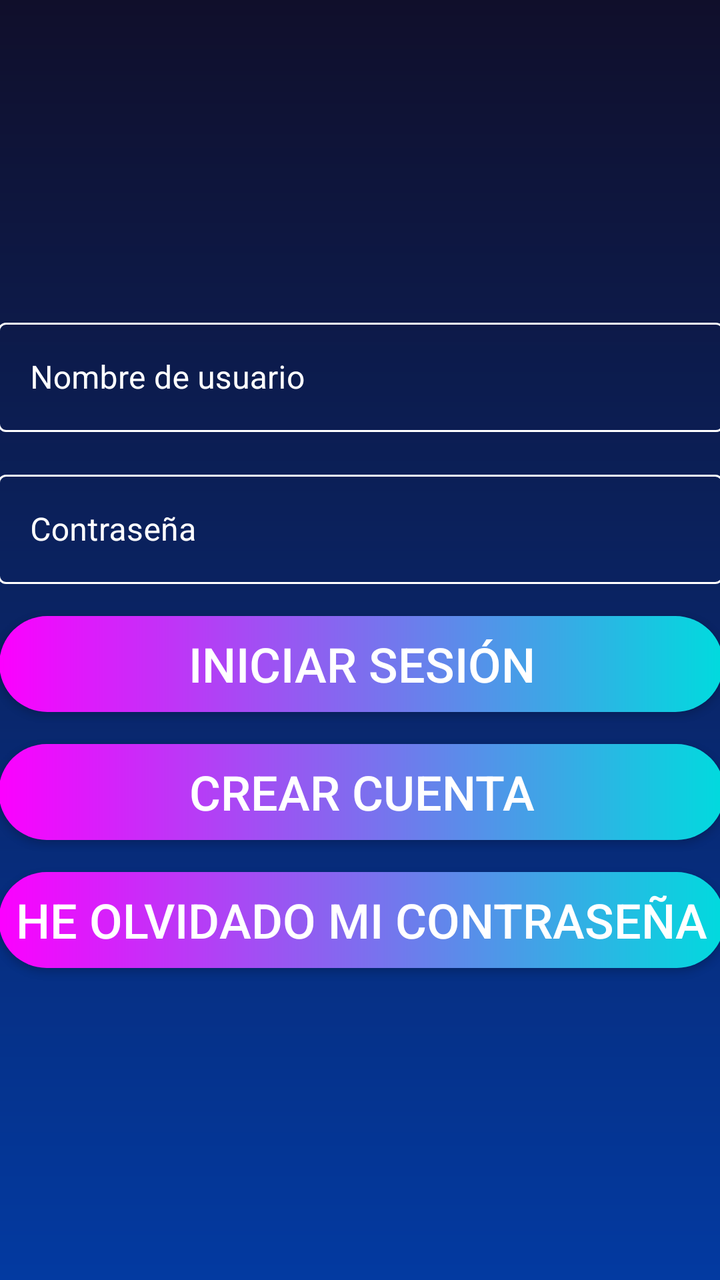
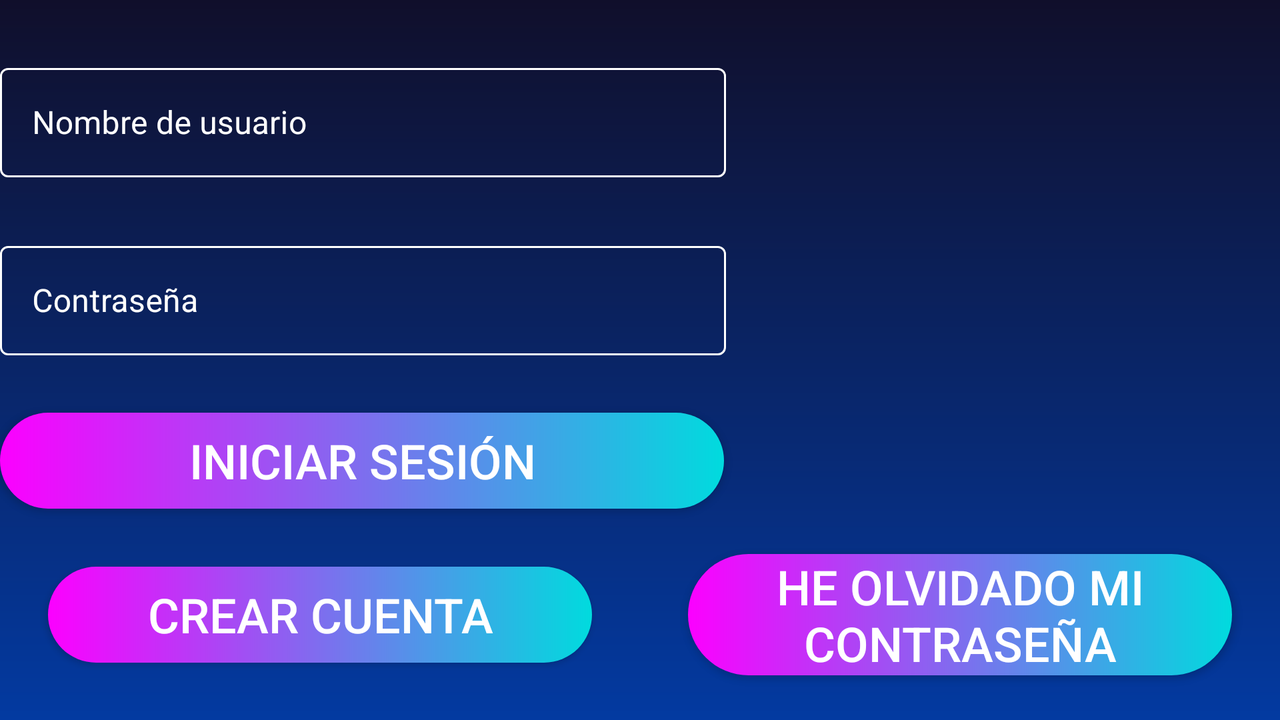

An Android layout and its configuration variant, each rendered on a device that would load it. The default file and the variant file are quoted in full after the pictures.
<!-- AndroidManifest.xml: application theme Theme.MiraVereda -->
<!-- res/layout/activity_iniciar_sesion.xml -->
<?xml version="1.0" encoding="utf-8"?>
<androidx.constraintlayout.widget.ConstraintLayout xmlns:android="http://schemas.android.com/apk/res/android"
    xmlns:app="http://schemas.android.com/apk/res-auto"
    xmlns:tools="http://schemas.android.com/tools"
    android:layout_width="match_parent"
    android:layout_height="match_parent"
    android:background="@drawable/fondo">

    <com.google.android.material.textfield.TextInputLayout
        android:id="@+id/layoutUsuario"
        style="@style/Widget.MaterialComponents.TextInputLayout.OutlinedBox.Dense"
        android:layout_width="363dp"
        android:layout_height="60dp"
        android:layout_marginStart="24dp"
        android:layout_marginEnd="24dp"
        android:layout_marginBottom="8dp"
        android:textColorHint="@color/white"
        app:boxStrokeColor="@color/white"
        app:counterTextColor="@color/white"
        app:helperTextTextColor="@color/white"
        app:hintTextColor="@color/white"
        app:layout_constraintBottom_toTopOf="@+id/layoutContrasenya"
        app:layout_constraintEnd_toEndOf="parent"
        app:layout_constraintStart_toStartOf="parent"
        app:layout_constraintTop_toTopOf="parent"
        app:layout_constraintVertical_chainStyle="packed"
        app:placeholderTextColor="@color/white"
        app:prefixTextColor="@color/white"
        app:suffixTextColor="@color/white">

        <com.google.android.material.textfield.TextInputEditText
            android:id="@+id/editTextUsuario"
            android:layout_width="match_parent"
            android:layout_height="match_parent"
            android:drawableLeft="@drawable/icono_usuario_blanco"
            android:hint="Nombre de usuario"
            android:textColor="@color/white"
            android:textSize="16sp" />
    </com.google.android.material.textfield.TextInputLayout>

    <com.google.android.material.textfield.TextInputLayout
        android:id="@+id/layoutContrasenya"
        style="@style/Widget.MaterialComponents.TextInputLayout.OutlinedBox"
        android:layout_width="0dp"
        android:layout_height="60dp"
        android:layout_marginTop="8dp"
        android:layout_marginBottom="8dp"
        android:textColorHint="@color/white"
        app:boxStrokeColor="@color/white"
        app:counterTextColor="@color/white"
        app:helperTextTextColor="@color/white"
        app:hintTextColor="@color/white"
        app:layout_constraintBottom_toTopOf="@+id/buttonIniciarSesion"
        app:layout_constraintEnd_toEndOf="@+id/layoutUsuario"
        app:layout_constraintStart_toStartOf="@+id/layoutUsuario"
        app:layout_constraintTop_toBottomOf="@+id/layoutUsuario"
        app:placeholderTextColor="@color/white"
        app:prefixTextColor="@color/white"
        app:suffixTextColor="@color/white">

        <com.google.android.material.textfield.TextInputEditText
            android:id="@+id/editTextContrasenya"
            android:layout_width="match_parent"
            android:layout_height="match_parent"
            android:drawableLeft="@drawable/icono_contrasenya_blanco"
            android:hint="Contraseña"
            android:inputType="textPassword"
            android:textColor="@color/white"
            android:textSize="16sp" />
    </com.google.android.material.textfield.TextInputLayout>

    <Button
        android:id="@+id/buttonIniciarSesion"
        android:layout_width="362dp"
        android:layout_height="wrap_content"
        android:layout_marginTop="8dp"
        android:layout_marginBottom="8dp"
        android:background="@drawable/boton_custom"
        android:text="Iniciar sesión"
        android:textColor="#FFFFFF"
        android:textSize="24sp"
        app:layout_constraintBottom_toTopOf="@+id/buttonCrearCuenta"
        app:layout_constraintEnd_toEndOf="@+id/layoutContrasenya"
        app:layout_constraintStart_toStartOf="@+id/layoutContrasenya"
        app:layout_constraintTop_toBottomOf="@+id/layoutContrasenya" />


    <Button
        android:id="@+id/buttonCrearCuenta"
        android:layout_width="363dp"
        android:layout_height="wrap_content"
        android:layout_marginTop="8dp"
        android:layout_marginBottom="8dp"
        android:background="@drawable/boton_custom"
        android:text="Crear cuenta"
        android:textColor="#FFFFFF"
        android:textSize="24sp"
        app:layout_constraintBottom_toTopOf="@+id/buttonReiniciarContrasenya"
        app:layout_constraintEnd_toEndOf="@+id/buttonIniciarSesion"
        app:layout_constraintStart_toStartOf="@+id/buttonIniciarSesion"
        app:layout_constraintTop_toBottomOf="@+id/buttonIniciarSesion"
        app:shapeAppearance="@style/CardView" />
    />

    <Button
        android:id="@+id/buttonReiniciarContrasenya"
        android:layout_width="363dp"
        android:layout_height="wrap_content"
        android:layout_marginTop="8dp"
        android:background="@drawable/boton_custom"
        android:text="He olvidado mi contraseña"
        android:textColor="#FFFFFF"
        android:textSize="24sp"
        app:layout_constraintBottom_toBottomOf="parent"
        app:layout_constraintEnd_toEndOf="@+id/buttonCrearCuenta"
        app:layout_constraintStart_toStartOf="@+id/buttonCrearCuenta"
        app:layout_constraintTop_toBottomOf="@+id/buttonCrearCuenta"
        app:shapeAppearance="@style/CardView" />


</androidx.constraintlayout.widget.ConstraintLayout>
<!-- resources referenced by this layout -->
<resources>
  <color name="white">#FFFFFFFF</color>
  <!-- drawable boton_custom (drawable) -->
  <?xml version="1.0" encoding="utf-8"?>
  <shape xmlns:android="http://schemas.android.com/apk/res/android" android:shape="rectangle">
      <gradient android:startColor="#fc00ff" android:endColor="#00dbde" android:type="linear"/>
      <corners android:radius="50dp"/>
  </shape>
  <!-- drawable fondo (drawable) -->
  <?xml version="1.0" encoding="utf-8"?>
  <shape xmlns:android="http://schemas.android.com/apk/res/android" android:shape="rectangle">
      <gradient android:startColor="#100f2b" android:endColor="#033aa1" android:type="linear" android:angle="270"/>
  </shape>
  <style name="Theme.MiraVereda" parent="Theme.MaterialComponents.DayNight.NoActionBar.Bridge">
          
          <item name="colorPrimary">@color/black</item>
          <item name="colorPrimaryVariant">@color/black</item>
          <item name="colorOnPrimary">@color/black</item>
          
          <item name="colorSecondary">@color/black</item>
          <item name="colorSecondaryVariant">@color/black</item>
          <item name="colorOnSecondary">@color/black</item>
          
          <item name="android:statusBarColor">?attr/colorPrimaryVariant</item>
          <item name="android:navigationBarColor">?attr/colorPrimaryVariant</item>
          
      </style>
  <color name="black">#000000</color>
</resources>
<!-- res/layout-land/activity_iniciar_sesion.xml (the repository's variant of the layout above) -->
<!-- drawn on the phone turned sideways -->
<?xml version="1.0" encoding="utf-8"?>
<androidx.constraintlayout.widget.ConstraintLayout xmlns:android="http://schemas.android.com/apk/res/android"
    xmlns:app="http://schemas.android.com/apk/res-auto"
    xmlns:tools="http://schemas.android.com/tools"
    android:layout_width="match_parent"
    android:layout_height="match_parent"
    android:background="@drawable/fondo">

    <com.google.android.material.textfield.TextInputLayout
        android:id="@+id/layoutUsuario"
        style="@style/Widget.MaterialComponents.TextInputLayout.OutlinedBox.Dense"
        android:layout_width="363dp"
        android:layout_height="60dp"
        android:textColorHint="@color/white"
        app:boxStrokeColor="@color/white"
        app:counterTextColor="@color/white"
        app:helperTextTextColor="@color/white"
        app:hintTextColor="@color/white"
        app:layout_constraintBottom_toTopOf="@+id/layoutContrasenya"
        app:layout_constraintTop_toTopOf="parent"
        app:placeholderTextColor="@color/white"
        app:prefixTextColor="@color/white"
        app:suffixTextColor="@color/white"
        tools:layout_editor_absoluteX="184dp">

        <com.google.android.material.textfield.TextInputEditText
            android:id="@+id/editTextUsuario"
            android:layout_width="match_parent"
            android:layout_height="match_parent"
            android:drawableLeft="@drawable/icono_usuario_blanco"
            android:hint="Nombre de usuario"
            android:textColor="@color/white"
            android:textSize="16sp" />
    </com.google.android.material.textfield.TextInputLayout>

    <com.google.android.material.textfield.TextInputLayout
        android:id="@+id/layoutContrasenya"
        style="@style/Widget.MaterialComponents.TextInputLayout.OutlinedBox"
        android:layout_width="363dp"
        android:layout_height="60dp"
        android:textColorHint="@color/white"
        app:boxStrokeColor="@color/white"
        app:counterTextColor="@color/white"
        app:helperTextTextColor="@color/white"
        app:hintTextColor="@color/white"
        app:layout_constraintBottom_toTopOf="@+id/buttonIniciarSesion"
        app:layout_constraintTop_toBottomOf="@+id/layoutUsuario"
        app:placeholderTextColor="@color/white"
        app:prefixTextColor="@color/white"
        app:suffixTextColor="@color/white"
        tools:layout_editor_absoluteX="184dp">

        <com.google.android.material.textfield.TextInputEditText
            android:id="@+id/editTextContrasenya"
            android:layout_width="match_parent"
            android:layout_height="match_parent"
            android:drawableLeft="@drawable/icono_contrasenya_blanco"
            android:hint="Contraseña"
            android:inputType="textPassword"
            android:textColor="@color/white"
            android:textSize="16sp" />
    </com.google.android.material.textfield.TextInputLayout>

    <Button
        android:id="@+id/buttonIniciarSesion"
        android:layout_width="362dp"
        android:layout_height="wrap_content"
        android:background="@drawable/boton_custom"
        android:text="Iniciar sesión"
        android:textColor="#FFFFFF"
        android:textSize="24sp"
        app:layout_constraintBottom_toTopOf="@+id/buttonCrearCuenta"
        app:layout_constraintTop_toBottomOf="@+id/layoutContrasenya"
        tools:layout_editor_absoluteX="185dp" /><![CDATA[


    />

    ]]>

    <Button
        android:id="@+id/buttonCrearCuenta"
        android:layout_width="0dp"
        android:layout_height="wrap_content"
        android:layout_marginStart="24dp"
        android:layout_marginEnd="24dp"
        android:background="@drawable/boton_custom"
        android:text="Crear cuenta"
        android:textColor="#FFFFFF"
        android:textSize="24sp"
        app:layout_constraintBottom_toBottomOf="parent"
        app:layout_constraintEnd_toStartOf="@+id/buttonReiniciarContrasenya"
        app:layout_constraintHorizontal_bias="0.5"
        app:layout_constraintStart_toStartOf="parent"
        app:layout_constraintTop_toBottomOf="@+id/buttonIniciarSesion"
        app:shapeAppearance="@style/CardView" />

    <Button
        android:id="@+id/buttonReiniciarContrasenya"
        android:layout_width="0dp"
        android:layout_height="wrap_content"
        android:layout_marginStart="24dp"
        android:layout_marginEnd="24dp"
        android:background="@drawable/boton_custom"
        android:text="He olvidado mi contraseña"
        android:textColor="#FFFFFF"
        android:textSize="24sp"
        app:layout_constraintBottom_toBottomOf="@+id/buttonCrearCuenta"
        app:layout_constraintEnd_toEndOf="parent"
        app:layout_constraintHorizontal_bias="0.5"
        app:layout_constraintStart_toEndOf="@+id/buttonCrearCuenta"
        app:layout_constraintTop_toTopOf="@+id/buttonCrearCuenta"
        app:shapeAppearance="@style/CardView" />

    <androidx.constraintlayout.widget.Guideline
        android:id="@+id/guideline4"
        android:layout_width="wrap_content"
        android:layout_height="wrap_content"
        android:orientation="vertical"
        app:layout_constraintGuide_percent="0.25" />

    <androidx.constraintlayout.widget.Guideline
        android:id="@+id/guideline5"
        android:layout_width="wrap_content"
        android:layout_height="wrap_content"
        android:orientation="vertical"
        app:layout_constraintGuide_percent="0.75" />


</androidx.constraintlayout.widget.ConstraintLayout>
